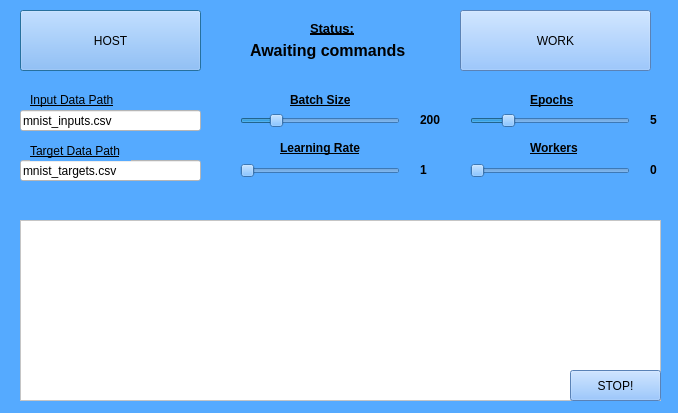
<?xml version="1.0" encoding="UTF-8"?>
<ui version="4.0">
 <class>Controller</class>
 <widget class="QDialog" name="Controller">
  <property name="geometry">
   <rect>
    <x>0</x>
    <y>0</y>
    <width>678</width>
    <height>413</height>
   </rect>
  </property>
  <property name="palette">
   <palette>
    <active>
     <colorrole role="Button">
      <brush brushstyle="SolidPattern">
       <color alpha="255">
        <red>85</red>
        <green>170</green>
        <blue>255</blue>
       </color>
      </brush>
     </colorrole>
     <colorrole role="Base">
      <brush brushstyle="SolidPattern">
       <color alpha="255">
        <red>85</red>
        <green>170</green>
        <blue>255</blue>
       </color>
      </brush>
     </colorrole>
     <colorrole role="Window">
      <brush brushstyle="SolidPattern">
       <color alpha="255">
        <red>85</red>
        <green>170</green>
        <blue>255</blue>
       </color>
      </brush>
     </colorrole>
    </active>
    <inactive>
     <colorrole role="Button">
      <brush brushstyle="SolidPattern">
       <color alpha="255">
        <red>85</red>
        <green>170</green>
        <blue>255</blue>
       </color>
      </brush>
     </colorrole>
     <colorrole role="Base">
      <brush brushstyle="SolidPattern">
       <color alpha="255">
        <red>85</red>
        <green>170</green>
        <blue>255</blue>
       </color>
      </brush>
     </colorrole>
     <colorrole role="Window">
      <brush brushstyle="SolidPattern">
       <color alpha="255">
        <red>85</red>
        <green>170</green>
        <blue>255</blue>
       </color>
      </brush>
     </colorrole>
    </inactive>
    <disabled>
     <colorrole role="Button">
      <brush brushstyle="SolidPattern">
       <color alpha="255">
        <red>85</red>
        <green>170</green>
        <blue>255</blue>
       </color>
      </brush>
     </colorrole>
     <colorrole role="Base">
      <brush brushstyle="SolidPattern">
       <color alpha="255">
        <red>85</red>
        <green>170</green>
        <blue>255</blue>
       </color>
      </brush>
     </colorrole>
     <colorrole role="Window">
      <brush brushstyle="SolidPattern">
       <color alpha="255">
        <red>85</red>
        <green>170</green>
        <blue>255</blue>
       </color>
      </brush>
     </colorrole>
    </disabled>
   </palette>
  </property>
  <property name="windowTitle">
   <string>Controller</string>
  </property>
  <property name="styleSheet">
   <string notr="true">background-color:rgb(85, 170, 255)</string>
  </property>
  <widget class="QLineEdit" name="input_target_path">
   <property name="geometry">
    <rect>
     <x>20</x>
     <y>160</y>
     <width>181</width>
     <height>21</height>
    </rect>
   </property>
   <property name="styleSheet">
    <string notr="true">background-color: rgb(255, 255, 255);</string>
   </property>
   <property name="text">
    <string>mnist_targets.csv</string>
   </property>
  </widget>
  <widget class="QListWidget" name="listWidget">
   <property name="geometry">
    <rect>
     <x>20</x>
     <y>220</y>
     <width>641</width>
     <height>181</height>
    </rect>
   </property>
   <property name="styleSheet">
    <string notr="true">background-color: rgb(255, 255, 255)</string>
   </property>
  </widget>
  <widget class="QPushButton" name="button_connect">
   <property name="geometry">
    <rect>
     <x>20</x>
     <y>10</y>
     <width>181</width>
     <height>61</height>
    </rect>
   </property>
   <property name="palette">
    <palette>
     <active>
      <colorrole role="Button">
       <brush brushstyle="SolidPattern">
        <color alpha="255">
         <red>126</red>
         <green>182</green>
         <blue>255</blue>
        </color>
       </brush>
      </colorrole>
      <colorrole role="Base">
       <brush brushstyle="SolidPattern">
        <color alpha="255">
         <red>126</red>
         <green>182</green>
         <blue>255</blue>
        </color>
       </brush>
      </colorrole>
      <colorrole role="Window">
       <brush brushstyle="SolidPattern">
        <color alpha="255">
         <red>126</red>
         <green>182</green>
         <blue>255</blue>
        </color>
       </brush>
      </colorrole>
     </active>
     <inactive>
      <colorrole role="Button">
       <brush brushstyle="SolidPattern">
        <color alpha="255">
         <red>126</red>
         <green>182</green>
         <blue>255</blue>
        </color>
       </brush>
      </colorrole>
      <colorrole role="Base">
       <brush brushstyle="SolidPattern">
        <color alpha="255">
         <red>126</red>
         <green>182</green>
         <blue>255</blue>
        </color>
       </brush>
      </colorrole>
      <colorrole role="Window">
       <brush brushstyle="SolidPattern">
        <color alpha="255">
         <red>126</red>
         <green>182</green>
         <blue>255</blue>
        </color>
       </brush>
      </colorrole>
     </inactive>
     <disabled>
      <colorrole role="Button">
       <brush brushstyle="SolidPattern">
        <color alpha="255">
         <red>126</red>
         <green>182</green>
         <blue>255</blue>
        </color>
       </brush>
      </colorrole>
      <colorrole role="Base">
       <brush brushstyle="SolidPattern">
        <color alpha="255">
         <red>126</red>
         <green>182</green>
         <blue>255</blue>
        </color>
       </brush>
      </colorrole>
      <colorrole role="Window">
       <brush brushstyle="SolidPattern">
        <color alpha="255">
         <red>126</red>
         <green>182</green>
         <blue>255</blue>
        </color>
       </brush>
      </colorrole>
     </disabled>
    </palette>
   </property>
   <property name="styleSheet">
    <string notr="true">background-color:rgb(126, 182, 255)</string>
   </property>
   <property name="text">
    <string>HOST</string>
   </property>
  </widget>
  <widget class="QLabel" name="label_status">
   <property name="geometry">
    <rect>
     <x>310</x>
     <y>20</y>
     <width>51</width>
     <height>16</height>
    </rect>
   </property>
   <property name="font">
    <font>
     <pointsize>10</pointsize>
     <weight>75</weight>
     <bold>true</bold>
     <underline>true</underline>
    </font>
   </property>
   <property name="text">
    <string>Status:</string>
   </property>
  </widget>
  <widget class="QLabel" name="label_currentState">
   <property name="geometry">
    <rect>
     <x>250</x>
     <y>40</y>
     <width>171</width>
     <height>20</height>
    </rect>
   </property>
   <property name="font">
    <font>
     <pointsize>12</pointsize>
     <weight>75</weight>
     <bold>true</bold>
    </font>
   </property>
   <property name="text">
    <string>Awaiting commands</string>
   </property>
  </widget>
  <widget class="QPushButton" name="button_idle">
   <property name="geometry">
    <rect>
     <x>460</x>
     <y>10</y>
     <width>191</width>
     <height>61</height>
    </rect>
   </property>
   <property name="styleSheet">
    <string notr="true">background-color:rgb(126, 182, 255)</string>
   </property>
   <property name="text">
    <string>WORK</string>
   </property>
  </widget>
  <widget class="QPushButton" name="button_stop">
   <property name="geometry">
    <rect>
     <x>570</x>
     <y>370</y>
     <width>91</width>
     <height>31</height>
    </rect>
   </property>
   <property name="styleSheet">
    <string notr="true">background-color:rgb(126, 182, 255)</string>
   </property>
   <property name="text">
    <string>STOP!</string>
   </property>
  </widget>
  <widget class="QSlider" name="slider_batchsize">
   <property name="geometry">
    <rect>
     <x>240</x>
     <y>110</y>
     <width>160</width>
     <height>22</height>
    </rect>
   </property>
   <property name="minimum">
    <number>1</number>
   </property>
   <property name="maximum">
    <number>1000</number>
   </property>
   <property name="singleStep">
    <number>10</number>
   </property>
   <property name="value">
    <number>200</number>
   </property>
   <property name="sliderPosition">
    <number>200</number>
   </property>
   <property name="orientation">
    <enum>Qt::Horizontal</enum>
   </property>
  </widget>
  <widget class="QSlider" name="slider_learningrate">
   <property name="geometry">
    <rect>
     <x>240</x>
     <y>160</y>
     <width>160</width>
     <height>22</height>
    </rect>
   </property>
   <property name="minimum">
    <number>1</number>
   </property>
   <property name="maximum">
    <number>10</number>
   </property>
   <property name="singleStep">
    <number>1</number>
   </property>
   <property name="orientation">
    <enum>Qt::Horizontal</enum>
   </property>
  </widget>
  <widget class="QSlider" name="slider_epochs">
   <property name="geometry">
    <rect>
     <x>470</x>
     <y>110</y>
     <width>160</width>
     <height>22</height>
    </rect>
   </property>
   <property name="minimum">
    <number>1</number>
   </property>
   <property name="maximum">
    <number>20</number>
   </property>
   <property name="sliderPosition">
    <number>5</number>
   </property>
   <property name="orientation">
    <enum>Qt::Horizontal</enum>
   </property>
   <property name="invertedAppearance">
    <bool>false</bool>
   </property>
   <property name="invertedControls">
    <bool>false</bool>
   </property>
  </widget>
  <widget class="QSlider" name="slider_workers">
   <property name="geometry">
    <rect>
     <x>470</x>
     <y>160</y>
     <width>160</width>
     <height>22</height>
    </rect>
   </property>
   <property name="minimum">
    <number>0</number>
   </property>
   <property name="maximum">
    <number>5</number>
   </property>
   <property name="value">
    <number>0</number>
   </property>
   <property name="orientation">
    <enum>Qt::Horizontal</enum>
   </property>
  </widget>
  <widget class="QLabel" name="label">
   <property name="geometry">
    <rect>
     <x>290</x>
     <y>90</y>
     <width>71</width>
     <height>20</height>
    </rect>
   </property>
   <property name="font">
    <font>
     <weight>75</weight>
     <bold>true</bold>
     <underline>true</underline>
    </font>
   </property>
   <property name="text">
    <string>Batch Size</string>
   </property>
  </widget>
  <widget class="QLabel" name="label_2">
   <property name="geometry">
    <rect>
     <x>280</x>
     <y>140</y>
     <width>81</width>
     <height>16</height>
    </rect>
   </property>
   <property name="font">
    <font>
     <weight>75</weight>
     <bold>true</bold>
     <underline>true</underline>
    </font>
   </property>
   <property name="text">
    <string>Learning Rate</string>
   </property>
  </widget>
  <widget class="QLabel" name="label_3">
   <property name="geometry">
    <rect>
     <x>530</x>
     <y>90</y>
     <width>61</width>
     <height>20</height>
    </rect>
   </property>
   <property name="font">
    <font>
     <weight>75</weight>
     <bold>true</bold>
     <underline>true</underline>
    </font>
   </property>
   <property name="text">
    <string>Epochs</string>
   </property>
  </widget>
  <widget class="QLabel" name="label_4">
   <property name="geometry">
    <rect>
     <x>530</x>
     <y>140</y>
     <width>81</width>
     <height>16</height>
    </rect>
   </property>
   <property name="font">
    <font>
     <weight>75</weight>
     <bold>true</bold>
     <underline>true</underline>
    </font>
   </property>
   <property name="text">
    <string>Workers</string>
   </property>
  </widget>
  <widget class="QLabel" name="label_batchsize">
   <property name="geometry">
    <rect>
     <x>420</x>
     <y>110</y>
     <width>41</width>
     <height>20</height>
    </rect>
   </property>
   <property name="font">
    <font>
     <weight>75</weight>
     <bold>true</bold>
    </font>
   </property>
   <property name="text">
    <string>200</string>
   </property>
  </widget>
  <widget class="QLabel" name="label_learningrate">
   <property name="geometry">
    <rect>
     <x>420</x>
     <y>160</y>
     <width>41</width>
     <height>20</height>
    </rect>
   </property>
   <property name="font">
    <font>
     <weight>75</weight>
     <bold>true</bold>
    </font>
   </property>
   <property name="text">
    <string>1</string>
   </property>
  </widget>
  <widget class="QLabel" name="label_epochs">
   <property name="geometry">
    <rect>
     <x>650</x>
     <y>110</y>
     <width>41</width>
     <height>20</height>
    </rect>
   </property>
   <property name="font">
    <font>
     <weight>75</weight>
     <bold>true</bold>
    </font>
   </property>
   <property name="text">
    <string>5</string>
   </property>
  </widget>
  <widget class="QLabel" name="label_workers">
   <property name="geometry">
    <rect>
     <x>650</x>
     <y>160</y>
     <width>41</width>
     <height>20</height>
    </rect>
   </property>
   <property name="font">
    <font>
     <weight>75</weight>
     <bold>true</bold>
    </font>
   </property>
   <property name="text">
    <string>0</string>
   </property>
  </widget>
  <widget class="QLabel" name="label_5">
   <property name="geometry">
    <rect>
     <x>30</x>
     <y>140</y>
     <width>101</width>
     <height>21</height>
    </rect>
   </property>
   <property name="font">
    <font>
     <underline>true</underline>
    </font>
   </property>
   <property name="text">
    <string>Target Data Path</string>
   </property>
  </widget>
  <widget class="QLineEdit" name="input_data_path">
   <property name="geometry">
    <rect>
     <x>20</x>
     <y>110</y>
     <width>181</width>
     <height>21</height>
    </rect>
   </property>
   <property name="styleSheet">
    <string notr="true">background-color: rgb(255, 255, 255);</string>
   </property>
   <property name="text">
    <string>mnist_inputs.csv</string>
   </property>
  </widget>
  <widget class="QLabel" name="label_6">
   <property name="geometry">
    <rect>
     <x>30</x>
     <y>90</y>
     <width>101</width>
     <height>20</height>
    </rect>
   </property>
   <property name="font">
    <font>
     <underline>true</underline>
    </font>
   </property>
   <property name="text">
    <string>Input Data Path</string>
   </property>
  </widget>
  <zorder>input_target_path</zorder>
  <zorder>listWidget</zorder>
  <zorder>button_connect</zorder>
  <zorder>label_currentState</zorder>
  <zorder>button_idle</zorder>
  <zorder>button_stop</zorder>
  <zorder>slider_batchsize</zorder>
  <zorder>slider_learningrate</zorder>
  <zorder>slider_epochs</zorder>
  <zorder>slider_workers</zorder>
  <zorder>label</zorder>
  <zorder>label_2</zorder>
  <zorder>label_3</zorder>
  <zorder>label_4</zorder>
  <zorder>label_batchsize</zorder>
  <zorder>label_learningrate</zorder>
  <zorder>label_epochs</zorder>
  <zorder>label_workers</zorder>
  <zorder>label_5</zorder>
  <zorder>input_data_path</zorder>
  <zorder>label_6</zorder>
  <zorder>label_status</zorder>
 </widget>
 <resources/>
 <connections>
  <connection>
   <sender>slider_batchsize</sender>
   <signal>valueChanged(int)</signal>
   <receiver>label_batchsize</receiver>
   <slot>setNum(int)</slot>
   <hints>
    <hint type="sourcelabel">
     <x>192</x>
     <y>242</y>
    </hint>
    <hint type="destinationlabel">
     <x>226</x>
     <y>241</y>
    </hint>
   </hints>
  </connection>
  <connection>
   <sender>slider_epochs</sender>
   <signal>valueChanged(int)</signal>
   <receiver>label_epochs</receiver>
   <slot>setNum(int)</slot>
   <hints>
    <hint type="sourcelabel">
     <x>398</x>
     <y>242</y>
    </hint>
    <hint type="destinationlabel">
     <x>454</x>
     <y>242</y>
    </hint>
   </hints>
  </connection>
  <connection>
   <sender>slider_learningrate</sender>
   <signal>valueChanged(int)</signal>
   <receiver>label_learningrate</receiver>
   <slot>setNum(int)</slot>
   <hints>
    <hint type="sourcelabel">
     <x>180</x>
     <y>301</y>
    </hint>
    <hint type="destinationlabel">
     <x>224</x>
     <y>299</y>
    </hint>
   </hints>
  </connection>
  <connection>
   <sender>slider_workers</sender>
   <signal>valueChanged(int)</signal>
   <receiver>label_workers</receiver>
   <slot>setNum(int)</slot>
   <hints>
    <hint type="sourcelabel">
     <x>397</x>
     <y>303</y>
    </hint>
    <hint type="destinationlabel">
     <x>452</x>
     <y>299</y>
    </hint>
   </hints>
  </connection>
 </connections>
</ui>
